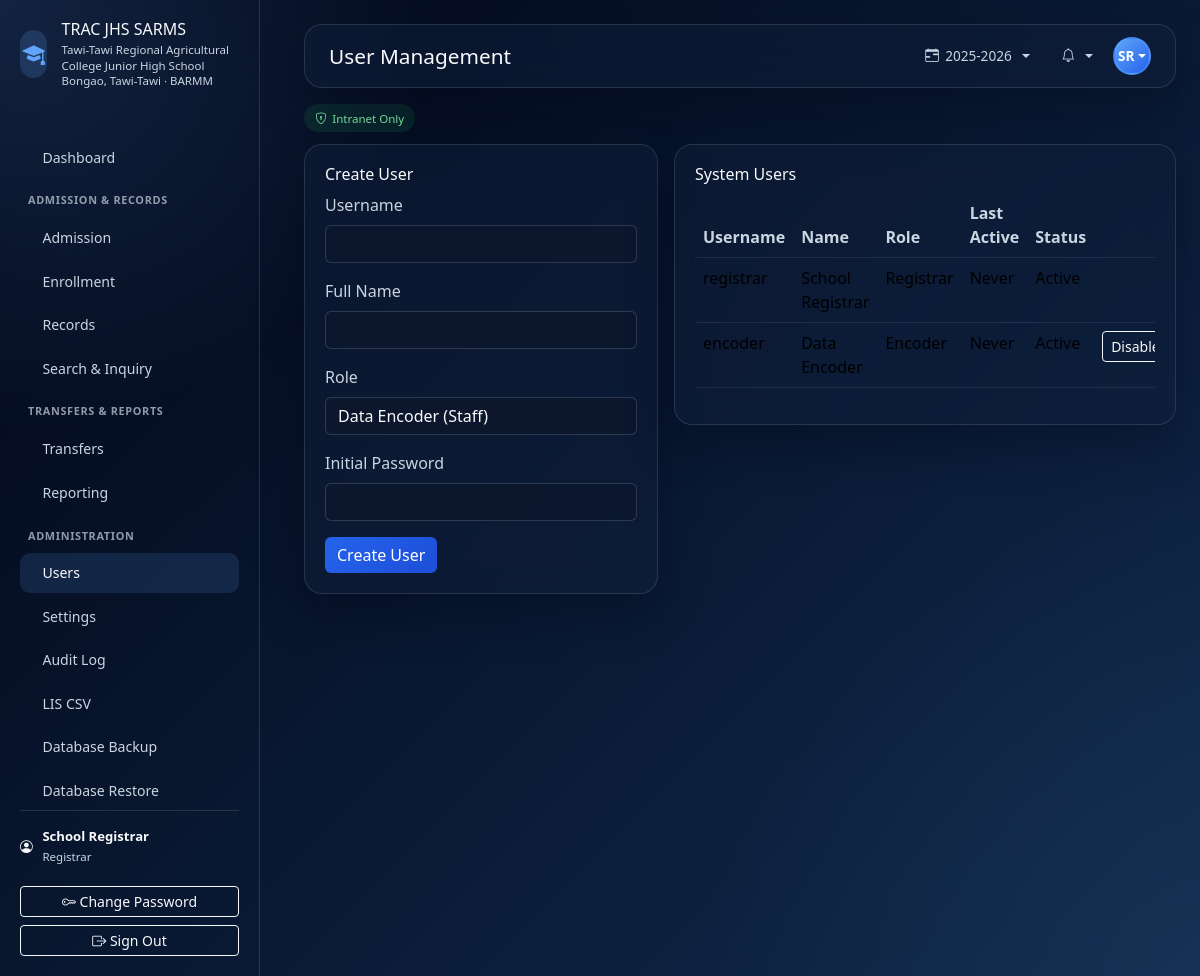
The page /modules/admin/users.php (signed in) on the database its author committed.
### tables this page shows
CREATE TABLE users (
    id INT UNSIGNED AUTO_INCREMENT PRIMARY KEY,
    username VARCHAR(50) NOT NULL,
    password_hash VARCHAR(255) NOT NULL,
    full_name VARCHAR(150) NOT NULL,
    role ENUM('registrar', 'encoder') NOT NULL DEFAULT 'encoder',
    is_active TINYINT(1) NOT NULL DEFAULT 1,
    last_active TIMESTAMP NULL DEFAULT NULL,
    created_at TIMESTAMP NOT NULL DEFAULT CURRENT_TIMESTAMP,
    updated_at TIMESTAMP NOT NULL DEFAULT CURRENT_TIMESTAMP ON UPDATE CURRENT_TIMESTAMP,
    UNIQUE KEY uq_users_username (username),
    KEY idx_users_role (role)
);

CREATE TABLE school_years (
    id INT UNSIGNED AUTO_INCREMENT PRIMARY KEY,
    label VARCHAR(20) NOT NULL,
    is_active TINYINT(1) NOT NULL DEFAULT 0,
    start_date DATE NULL,
    end_date DATE NULL,
    UNIQUE KEY uq_school_years_label (label)
);

### includes/functions.php (called while the page is built, shortened)
<?php
function url(string $path = '/'): string
{
    return APP_BASE_PATH . '/' . ltrim($path, '/');
}
function e(?string $value): string
{
    return htmlspecialchars($value ?? '', ENT_QUOTES, 'UTF-8');
}
function active_school_year(): ?array
{
    $stmt = db()->query('SELECT * FROM school_years WHERE is_active = 1 LIMIT 1');
    return $stmt->fetch() ?: null;
}
function fetch_all_school_years(): array
{
    return db()->query('SELECT * FROM school_years ORDER BY label DESC')->fetchAll();
}

### includes/auth.php (called while the page is built, shortened)
<?php
function current_user(): ?array
{
    return $_SESSION['user'] ?? null;
}

### config/database.php (called while the page is built, shortened)
<?php
function db(): PDO
{
    static $pdo = null;
    if ($pdo instanceof PDO) {
        return $pdo;
    }
    $dsn = sprintf('mysql:host=%s;dbname=%s;charset=%s', DB_HOST, DB_NAME, DB_CHARSET);
    try {
        $pdo = new PDO($dsn, DB_USER, DB_PASS, [
            PDO::ATTR_ERRMODE => PDO::ERRMODE_EXCEPTION,
            PDO::ATTR_DEFAULT_FETCH_MODE => PDO::FETCH_ASSOC,
            PDO::ATTR_EMULATE_PREPARES => false,
        ]);
    } catch (PDOException $e) {
        if (PHP_SAPI === 'cli') {
            throw $e;
        }
        http_response_code(503);
        echo '<!DOCTYPE html><html lang="en"><head><meta charset="UTF-8"><title>Database Unavailable</title>';
        echo '<style>body{font-family:system-ui,sans-serif;background:#06401c;color:#f4f0e4;display:grid;place-items:center;min-height:100vh;margin:0}';
        echo '.box{max-width:420px;padding:1.5rem;border:1px solid rgba(240,196,25,.35);border-radius:12px;background:rgba(8,42,22,.8)}</style></head><body>';
        echo '<div class="box"><h1 style="margin-top:0;font-size:1.25rem">Database unavailable</h1>';
        echo '<p>TRAC JHS SARMS cannot reach MySQL. Start MySQL in XAMPP and import <code>database/schema.sql</code>.</p>';
        echo '<p style="opacity:.75;font-size:.9rem">Host: ' . htmlspecialchars(DB_HOST, ENT_QUOTES, 'UTF-8');
        echo ' · Database: ' . htmlspecialchars(DB_NAME, ENT_QUOTES, 'UTF-8') . '</p></div></body></html>';
        exit;
    }
    return $pdo;
}

### modules/admin/users.php (the view, shortened to what this page needs)
<?php
require_once __DIR__ . '/../../includes/layout.php';
$users = db()->query('SELECT id, username, full_name, role, is_active, last_active, created_at FROM users ORDER BY role, full_name')->fetchAll();
render_header('User Management', 'users');
?>
<div class="row g-3">
    <div class="col-lg-5">
        <div class="panel-card glass-panel">
            <h3>Create User</h3>
            <form method="post">
                <div class="mb-3">
                    <label class="form-label">Username</label>
                    <input type="text" name="username" class="form-control" required>
                </div>
                <div class="mb-3">
                    <label class="form-label">Full Name</label>
                    <input type="text" name="full_name" class="form-control" required>
                </div>
                <div class="mb-3">
                    <label class="form-label">Role</label>
                    <select name="role" class="form-select">
                        <option value="encoder">Data Encoder (Staff)</option>
                    </select>
                </div>
                <div class="mb-3">
                    <label class="form-label">Initial Password</label>
                    <input type="password" name="password" class="form-control" minlength="8" required>
                </div>
                <button type="submit" class="btn btn-primary">Create User</button>
            </form>
        </div>
    </div>
    <div class="col-lg-7">
        <div class="table-card glass-panel">
            <h3>System Users</h3>
            <div class="table-responsive">
                <table class="table">
                    <thead>
                        <tr>
                            <th>Username</th>
                            <th>Name</th>
                            <th>Role</th>
                            <th>Last Active</th>
                            <th>Status</th>
                            <th></th>
                        </tr>
                    </thead>
                    <tbody>
                        <?php foreach ($users as $user): ?>
                            <tr>
                                <td><?= e($user['username']) ?></td>
                                <td><?= e($user['full_name']) ?></td>
                                <td><?= e(ucfirst($user['role'])) ?></td>
                                <td><?= e($user['last_active'] ?: 'Never') ?></td>
                                <td><?= $user['is_active'] ? 'Active' : 'Disabled' ?></td>
                                <td>
                                    <?php if ((int) $user['id'] !== (int) $_SESSION['user']['id']): ?>
                                        <form method="post" class="d-inline">
                                            <button type="submit" class="btn btn-sm btn-outline-light"><?= $user['is_active'] ? 'Disable' : 'Enable' ?></button>
                                        </form>
                                    <?php endif; ?>
                                </td>
                            </tr>
                        <?php endforeach; ?>
                    </tbody>
                </table>
            </div>
        </div>
    </div>
</div>
<?php
render_footer();

### includes/layout.php (shortened to what this page needs)
<?php
require_once __DIR__ . '/auth.php';
function render_header(string $title, string $active = ''): void
{
    $user = current_user();
    $activeYear = active_school_year();
    $schoolYears = fetch_all_school_years();
    $sidebarGroups = [
        [
            'label' => '',
            'items' => [
                ['label' => 'Dashboard', 'href' => '/dashboard.php', 'active' => $active === 'dashboard', 'icon' => 'bi-speedometer2'],
            ],
        ],
        [
            'label' => 'Admission & Records',
            'items' => [
                ['label' => 'Admission', 'href' => '/modules/admission/index.php', 'active' => $active === 'admission', 'icon' => 'bi-person-plus'],
                ['label' => 'Enrollment', 'href' => '/modules/enrollment/index.php', 'active' => $active === 'enrollment', 'icon' => 'bi-people'],
                ['label' => 'Records', 'href' => '/modules/records/index.php', 'active' => $active === 'records', 'icon' => 'bi-folder2-open'],
                ['label' => 'Search & Inquiry', 'href' => '/modules/search/index.php', 'active' => $active === 'search', 'icon' => 'bi-search'],
            ],
        ],
        [
            'label' => 'Transfers & Reports',
            'items' => [
                ['label' => 'Transfers', 'href' => '/modules/transfers/index.php', 'active' => $active === 'transfers', 'icon' => 'bi-arrow-left-right'],
                ['label' => 'Reporting', 'href' => '/modules/reports/index.php', 'active' => $active === 'reports', 'icon' => 'bi-file-earmark-text'],
            ],
        ],
    ];
    if (is_registrar()) {
        $sidebarGroups[] = [
            'label' => 'Administration',
            'items' => [
                ['label' => 'Users', 'href' => '/modules/admin/users.php', 'active' => $active === 'users', 'icon' => 'bi-person-gear'],
                ['label' => 'Settings', 'href' => '/modules/admin/settings.php', 'active' => $active === 'settings', 'icon' => 'bi-gear'],
                ['label' => 'Audit Log', 'href' => '/modules/admin/audit.php', 'active' => $active === 'audit', 'icon' => 'bi-journal-text'],
                ['label' => 'LIS CSV', 'href' => '/modules/admin/lis.php', 'active' => $active === 'lis', 'icon' => 'bi-file-earmark-spreadsheet'],
                ['label' => 'Database Backup', 'href' => '/modules/admin/backup.php', 'active' => $active === 'backup', 'icon' => 'bi-hdd-network'],
                ['label' => 'Database Restore', 'href' => '/modules/admin/restore.php', 'active' => $active === 'restore', 'icon' => 'bi-arrow-counterclockwise'],
            ],
        ];
    }
    ?>
<!DOCTYPE html>
<html lang="en">
<head>
    <link href="https://cdn.jsdelivr.net/npm/bootstrap@5.3.3/dist/css/bootstrap.min.css" rel="stylesheet">
    <link href="https://cdn.jsdelivr.net/npm/bootstrap-icons@1.11.3/font/bootstrap-icons.min.css" rel="stylesheet">
    <link href="<?= e(url('/assets/css/style.css')) ?>" rel="stylesheet">
</head>
<body>
    <div class="app-shell">
        <aside class="sidebar" id="sidebar">
            <div class="sidebar-header">
                <div class="brand-block">
                    <div class="brand-icon"><i class="bi bi-mortarboard-fill"></i></div>
                    <div>
                        <h1><?= e(APP_NAME) ?></h1>
                        <p><?= e(APP_SCHOOL) ?><br><?= e(APP_LOCATION) ?> · <?= e(APP_REGION) ?></p>
                    </div>
                </div>
            </div>
            <nav class="sidebar-nav">
                <?php foreach ($sidebarGroups as $group): ?>
                    <?php if ($group['label']): ?>
                        <div class="sidebar-group-label"><?= e($group['label']) ?></div>
                    <?php endif; ?>
                    <?php foreach ($group['items'] as $item): ?>
                        <a class="nav-link <?= $item['active'] ? 'active' : '' ?>"
                           href="<?= e(url($item['href'])) ?>">
                            <span><?= e($item['label']) ?></span>
                        </a>
                    <?php endforeach; ?>
                <?php endforeach; ?>
            </nav>
            <div class="sidebar-footer">
                <div class="user-chip">
                    <i class="bi bi-person-circle"></i>
                    <div>
                        <strong><?= e($user['full_name'] ?? '') ?></strong>
                        <span><?= e(ucfirst($user['role'] ?? '')) ?></span>
                    </div>
                </div>
                <a href="<?= e(url('/modules/account/password.php')) ?>" class="btn btn-outline-light btn-sm w-100 mt-2">
                    <i class="bi bi-key"></i> Change Password
                </a>
                <a href="<?= e(url('/auth/logout.php')) ?>" class="btn btn-outline-light btn-sm w-100 mt-2">
                    <i class="bi bi-box-arrow-right"></i> Sign Out
                </a>
            </div>
        </aside>
        <main class="main-content">
            <header class="topbar glass-panel">
                <div class="topbar-left">
                    <h2><?= e($title) ?></h2>
                </div>
                <div class="topbar-right">
                    <div class="dropdown">
                        <a href="#" class="topbar-link dropdown-toggle" data-bs-toggle="dropdown" aria-expanded="false">
                            <i class="bi bi-calendar-range"></i>
                            <span class="d-none d-sm-inline">
                                <?= e($activeYear['label'] ?? 'No year set') ?>
                            </span>
                        </a>
                    </div>
                    <div class="dropdown">
                        <a href="#" class="topbar-link dropdown-toggle position-relative" data-bs-toggle="dropdown" aria-expanded="false"
                           id="notificationToggle">
                            <i class="bi bi-bell"></i>
                        </a>
                    </div>
                    <div class="dropdown">
                        <a href="#" class="topbar-avatar dropdown-toggle" data-bs-toggle="dropdown" aria-expanded="false">
                            <span class="avatar-sm">
                                <?php
                                $name = $user['full_name'] ?? 'U';
                                $initials = strtoupper(substr($name, 0, 1));
                                if (strpos($name, ' ') !== false) {
                                    $parts = explode(' ', $name);
                                    $initials = strtoupper(substr($parts[0], 0, 1) . substr($parts[count($parts)-1], 0, 1));
                                }
                                ?>
                                <?= e($initials) ?>
                            </span>
                        </a>
                    </div>
                </div>
            </header>
            <div class="lan-badge-row">
                <span class="lan-badge"><i class="bi bi-shield-lock"></i> Intranet Only</span>
            </div>
            <section class="content-area">
    <?php
}
function render_footer(): void
{
    ?>
            </section>
        </main>
    </div>
</body>
</html>
    <?php
}

### rows shown on the page
users: full_name "School Registrar", role "Registrar", full_name "SR", username "registrar", last_active "Never", is_active "Active"
school_years: label "2025-2026"
users: username "encoder", full_name "Data Encoder", role "Encoder", last_active "Never", is_active "Active"

### other values the page prints
APP_NAME "TRAC JHS SARMS"
APP_SCHOOL "Tawi-Tawi Regional Agricultural College Junior High School"
APP_LOCATION "Bongao, Tawi-Tawi"
APP_REGION "BARMM"
$item['label'] "Dashboard"
$group['label'] "ADMISSION & RECORDS"
$item['label'] "Admission"
$item['label'] "Enrollment"
$item['label'] "Records"
$item['label'] "Search & Inquiry"
$group['label'] "TRANSFERS & REPORTS"
$item['label'] "Transfers"
$item['label'] "Reporting"
$group['label'] "ADMINISTRATION"
$item['label'] "Users"
